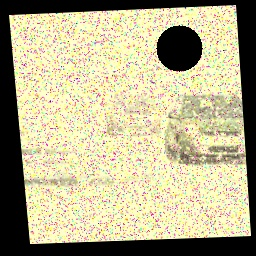
#> input picture driving_images/im025-snow.jpg, 256 x 256 px, found by its file name
$ python debug_patchmatch.py
#> lines starting #> are read from the running program, lines starting #| are printed output that depends on the picture; after the words box and inside, x2 and y2 are one past the last pixel; in counts of white or black regions, pixels touching at a corner belong together
#> further down, image is the input picture: shape (256, 256, 3); mean B, G, R 140.6, 174.8, 180.7
### patchmatch_inpainting.py
"""
Implementation of inpainting using OpenCV with PatchMatch options.
"""

import os
import os.path as osp
import sys
import cv2
import numpy as np
import subprocess
from typing import Optional, Tuple, Union

# Check if we can compile and use PyPatchMatch
PATCHMATCH_AVAILABLE = False
try:
    # Try to import the patch_match module
    sys.path.append(os.path.join(os.path.dirname(__file__), "PyPatchMatch"))
    import patch_match

    PATCHMATCH_AVAILABLE = True
    print("Successfully loaded PyPatchMatch for inpainting.")
except ImportError as e:
    print(f"Could not import PyPatchMatch: {e}")
    print("Using OpenCV inpainting instead of PyPatchMatch.")
except Exception as e:
    print(f"Error loading PyPatchMatch: {e}")
    print("Using OpenCV inpainting instead of PyPatchMatch.")


class Inpainter:
    """Class for inpainting operations using various methods."""

    def __init__(self, use_patchmatch: bool = True, patch_size: int = 5):
        """
        Initialize the inpainter.

        Args:
            use_patchmatch: Whether to use PatchMatch inpainting when available
            patch_size: Size of patches for PatchMatch algorithm
        """
        self.use_patchmatch = use_patchmatch and PATCHMATCH_AVAILABLE
        self.patch_size = patch_size

    def detect_artifacts(
        self,
        image: np.ndarray,
        focus_region: Optional[Tuple[int, int, int, int]] = None,
        manual_mask: bool = False,
        threshold: int = 20,
    ) -> np.ndarray:
        """
        Detect artifacts in the image, focusing on black circles.

        Args:
            image: Input image
            focus_region: Region to focus on (x, y, width, height).
                If None, uses top-right quarter
            manual_mask: If True, create a manual test mask in top-right
            threshold: Brightness threshold for detecting dark regions (0-255)

        Returns:
            Binary mask where white pixels (255) represent artifacts
        """
#> called with manual_mask = False, threshold = 20
        # Make a copy of the image
        img = image.copy()
        h, w = img.shape[:2]
#> h = 256; w = 256

        # Option to create a manual mask for testing purposes
        if manual_mask:
            # Analyze the image to find the actual black circle
            # First convert to grayscale
            gray = cv2.cvtColor(img, cv2.COLOR_BGR2GRAY)

            # Create a binary mask of very dark pixels
            # Binarize dark pixels
            _, binary = cv2.threshold(gray, threshold, 255, cv2.THRESH_BINARY_INV)

            # Find contours of dark regions
            contours, _ = cv2.findContours(
                binary, cv2.RETR_EXTERNAL, cv2.CHAIN_APPROX_SIMPLE
            )

            # Sort contours by area, largest first
            contours = sorted(contours, key=cv2.contourArea, reverse=True)

            # Create the mask
            mask = np.zeros((h, w), dtype=np.uint8)

            # Find the largest contour in the top-right quarter
            # that has reasonable circularity
            for contour in contours:
                # Calculate centroid
                M = cv2.moments(contour)
                if M["m00"] == 0:
                    continue

                cx = int(M["m10"] / M["m00"])
                cy = int(M["m01"] / M["m00"])

                # Check if contour is in top-right quarter
                if cx > w / 2 and cy < h / 2:
                    # Calculate circularity
                    area = cv2.contourArea(contour)
                    perimeter = cv2.arcLength(contour, True)

                    if perimeter == 0:
                        continue

                    circularity = 4 * np.pi * area / (perimeter * perimeter)

                    # If it's reasonably circular and large enough, use i
                    if circularity > 0.4 and area > 100:
                        cv2.drawContours(mask, [contour], -1, 255, -1)
                        # Dilate to ensure full coverage
                        kernel = np.ones((5, 5), np.uint8)
                        mask = cv2.dilate(mask, kernel, iterations=1)
                        return mask

            # If no contour was found, create a small circle in the top-right
            # (This is just a fallback for testing)
            if cv2.countNonZero(mask) == 0:
                center = (w - 50, 50)  # Top-right position
                cv2.circle(mask, center, 20, 255, -1)  # Draw a filled circle

            return mask

        # Default to top-right quarter if no focus region is provided
        if focus_region is None:
            focus_region = (w // 2, 0, w // 2, h // 2)
#> focus_region = (128, 0, 128, 128)

        # Extract the focus region
        x, y, width, height = focus_region
#> x = 128; y = 0; width = 128; height = 128
        focus_img = img[y : y + height, x : x + width]
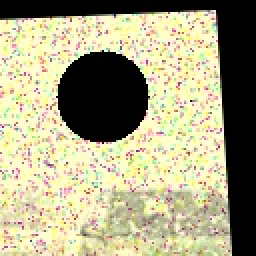
#> focus_img: shape (128, 128, 3) (shown 2 times larger); mean B, G, R 131.7, 164.6, 169.2

        # Convert to grayscale
        gray = cv2.cvtColor(focus_img, cv2.COLOR_BGR2GRAY)
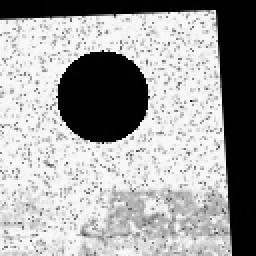
#> gray: shape (128, 128) (shown 2 times larger); min 0, max 252, mean 162.2

        # Apply multiple thresholds to catch different artifact intensities
        masks = []

        # Threshold 1: Very dark regions (black artifacts)
        _, binary1 = cv2.threshold(gray, threshold, 255, cv2.THRESH_BINARY_INV)
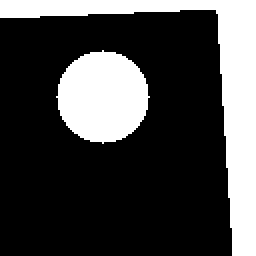
#> binary1: shape (128, 128) (shown 2 times larger); 27.1% white; 2 white regions, box (x1, y1, x2, y2) and area: (0, 0, 128, 128) 2781, (28, 25, 75, 72) 1653
        masks.append(binary1)

        # Threshold 2: Medium dark regions
        # Medium threshold for slightly darker pixels
        t2 = threshold + 10
        _, binary2 = cv2.threshold(gray, t2, 255, cv2.THRESH_BINARY_INV)
#> binary2: shape (128, 128); 27.1% white; 3 white regions (1 under 20 px)
        masks.append(binary2)

        # Combine all masks
        combined_mask = np.zeros_like(gray)
        for mask in masks:
            combined_mask = cv2.bitwise_or(combined_mask, mask)
#> this loop made 2 passes

        # Find contours in the binary image
        contours, _ = cv2.findContours(
            combined_mask, cv2.RETR_EXTERNAL, cv2.CHAIN_APPROX_SIMPLE
        )
#> contours = 3 contours, 1 with area under 20; largest, box (x1, y1, x2, y2) and area: (0, 0, 128, 128) 2536, (28, 25, 75, 72) 1588

        # Create a mask for the artifacts
        mask = np.zeros_like(gray)

        # Filter contours based on area and circularity
        for contour in contours:
            area = cv2.contourArea(contour)
            perimeter = cv2.arcLength(contour, True)

            # Avoid division by zero
            if perimeter == 0:
                continue

            # Calculate circularity: 4*pi*area/perimeter^2
            circularity = 4 * np.pi * area / (perimeter * perimeter)

            # More relaxed criteria to catch more potential artifacts
            if area > 100 and circularity > 0.4:
                cv2.drawContours(mask, [contour], -1, 255, -1)
#> this loop made 3 passes
#> (area, perimeter, circularity) on passes 2 to 3: (1588, 151.2, 0.873), (2536.5, 509.2, 0.123)
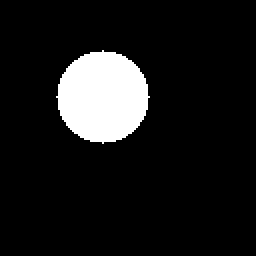
#> mask: shape (128, 128) (shown 2 times larger); 10.1% white; 1 white region, box (x1, y1, x2, y2) and area: (28, 25, 75, 72) 1653

        # Create full-size mask
        full_mask = np.zeros((img.shape[0], img.shape[1]), dtype=np.uint8)
        full_mask[y : y + height, x : x + width] = mask
#> full_mask: shape (256, 256); 2.5% white; 1 white region, box (x1, y1, x2, y2) and area: (156, 25, 203, 72) 1653

        # Dilate the mask to ensure complete coverage of artifacts
        kernel = np.ones((5, 5), np.uint8)
        full_mask = cv2.dilate(full_mask, kernel, iterations=1)
#> full_mask: shape (256, 256); 3.1% white; 1 white region, box (x1, y1, x2, y2) and area: (154, 23, 205, 74) 2045

        return full_mask

    def inpaint_image(
        self,
        image: np.ndarray,
        mask: Optional[np.ndarray] = None,
        auto_detect: bool = True,
    ) -> np.ndarray:
        """
        Inpaint an image to remove artifacts.

        Args:
            image: Input image
            mask: Binary mask where white pixels (255) represent areas to inpaint.
                  If None and auto_detect is True, mask will be generated automatically.
            auto_detect: Whether to automatically detect artifacts if mask is None

        Returns:
            Inpainted image
        """
        # Generate mask if not provided
        if mask is None and auto_detect:
            mask = self.detect_artifacts(image)

        # If no mask is provided and auto_detect is False, return the original image
        if mask is None:
            return image.copy()

        # Ensure mask has proper shape
        if len(mask.shape) == 3 and mask.shape[2] == 3:
            mask = cv2.cvtColor(mask, cv2.COLOR_BGR2GRAY)

        # Check if PatchMatch is available and should be used
        if self.use_patchmatch and PATCHMATCH_AVAILABLE:
            try:
                # Use PatchMatch inpainting
                print("Using PyPatchMatch for inpainting...")
                # Convert OpenCV BGR to RGB for PyPatchMatch
                image_rgb = cv2.cvtColor(image, cv2.COLOR_BGR2RGB)

                # Call the PatchMatch inpainting function
                result_rgb = patch_match.inpaint(
                    image_rgb, mask, patch_size=self.patch_size
                )

                # Convert back to BGR for OpenCV
                result = cv2.cvtColor(result_rgb, cv2.COLOR_RGB2BGR)
                return result
            except Exception as e:
                print(f"PyPatchMatch inpainting failed: {e}")
                print("Falling back to OpenCV inpainting...")

        # If PatchMatch is not available or failed, use OpenCV inpainting methods
        # We'll try multiple inpainting methods and return the best resul

        # Method 1: Telea algorithm - fast but less accurate
        telea_result = cv2.inpaint(image, mask, 3, cv2.INPAINT_TELEA)

        # Method 2: Navier-Stokes algorithm - slower but sometimes better quality
        ns_result = cv2.inpaint(image, mask, 3, cv2.INPAINT_NS)

        # Method 3: Fast Marching Method - another approach
        try:
            # Extended inpainting with larger radius
            fmm_result = cv2.inpaint(image, mask, 5, cv2.INPAINT_TELEA)
        except Exception:
            # If it fails, use telea_result as fallback
            fmm_result = telea_result

        # Choose the result based on variance in the inpainted region
        # Higher variance usually means more natural-looking results

        # Create a mask for evaluating the inpainted region
        dilated_mask = cv2.dilate(
            mask, cv2.getStructuringElement(cv2.MORPH_ELLIPSE, (5, 5))
        )

        # Calculate variance in the inpainted regions
        telea_var = cv2.meanStdDev(telea_result, mask=dilated_mask)[1].mean()
        ns_var = cv2.meanStdDev(ns_result, mask=dilated_mask)[1].mean()
        fmm_var = cv2.meanStdDev(fmm_result, mask=dilated_mask)[1].mean()

        # Choose the result with the highest variance
        if telea_var >= ns_var and telea_var >= fmm_var:
            return telea_result
        elif ns_var >= telea_var and ns_var >= fmm_var:
            return ns_result
        else:
            return fmm_result


# For standalone testing
# [53 lines that do not run on import are left out]

### debug_patchmatch.py
import cv2
import numpy as np
import os
from patchmatch_inpainting import Inpainter, PATCHMATCH_AVAILABLE

# Create a directory for debug images
debug_dir = "debug_patchmatch_output"
os.makedirs(debug_dir, exist_ok=True)

# Choose an image to process - try a different image with more clearly visible artifacts
image_path = "/Users/morgan/Documents/GitHub/COMP2271_IP/driving_images/im025-snow.jpg"
print(f"Processing {image_path}")

# Read the image
image = cv2.imread(image_path)
if image is None:
    print(f"Error: Could not read image at {image_path}")
    exit(1)

# Save original image for comparison
original_path = os.path.join(debug_dir, "1_original.jpg")
cv2.imwrite(original_path, image)
print(f"Original image saved to {original_path}")

# Print PatchMatch availability
print(f"PatchMatch library available: {PATCHMATCH_AVAILABLE}")

# Create inpainter instance
patchmatch_inpainter = Inpainter(use_patchmatch=True, patch_size=5)
opencv_inpainter = Inpainter(use_patchmatch=False)

# Step 1: Automatically detect artifacts
print("\nStep 1: Detecting artifacts...")
mask = patchmatch_inpainter.detect_artifacts(image)

# Save the mask
mask_path = os.path.join(debug_dir, "2_detected_mask.jpg")
cv2.imwrite(mask_path, mask)
print(f"Generated mask saved to {mask_path}")

# Step 2: Visualize mask on the original image
mask_vis = image.copy()
mask_vis[mask > 0] = [0, 0, 255]  # Mark mask in red
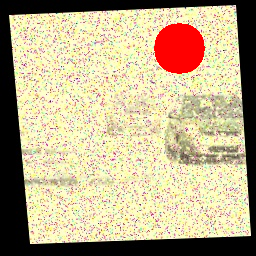
#> mask_vis: shape (256, 256, 3); 3.12% of pixels changed, all inside (x1, y1, x2, y2) = (154, 23, 205, 74)
mask_vis_path = os.path.join(debug_dir, "3_mask_visualization.jpg")
cv2.imwrite(mask_vis_path, mask_vis)
print(f"Mask visualization saved to {mask_vis_path}")

# Step 3: We'll use the automatically detected mask (if it's not empty)
# Check if the detected mask has any non-zero pixels
if np.any(mask > 0):
    print("\nStep 3: Using automatically detected mask for inpainting...")
    inpaint_mask = mask
else:
    # If no mask was detected, force detection with manual_mask=True parameter
    print("\nStep 3: No mask detected automatically, forcing detection...")
    inpaint_mask = patchmatch_inpainter.detect_artifacts(image, manual_mask=True)
    mask_path = os.path.join(debug_dir, "4_forced_mask.jpg")
    cv2.imwrite(mask_path, inpaint_mask)

    # Visualize forced mask
    forced_vis = image.copy()
    forced_vis[inpaint_mask > 0] = [0, 0, 255]
    forced_vis_path = os.path.join(debug_dir, "5_forced_visualization.jpg")
    cv2.imwrite(forced_vis_path, forced_vis)
    print(f"Forced mask visualization saved to {forced_vis_path}")

# Step 4: Inpaint with different methods
print("\nStep 4: Applying different inpainting methods...")

# OpenCV Inpainting - Telea algorithm
opencv_telea = cv2.inpaint(image, inpaint_mask, 3, cv2.INPAINT_TELEA)
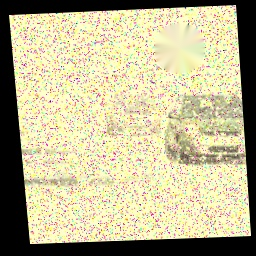
#> opencv_telea: shape (256, 256, 3); mean B, G, R 145.3, 180.8, 186.8
opencv_telea_path = os.path.join(debug_dir, "6_opencv_telea.jpg")
cv2.imwrite(opencv_telea_path, opencv_telea)
print(f"OpenCV Telea inpainting saved to {opencv_telea_path}")

# OpenCV Inpainting - Navier-Stokes algorithm
opencv_ns = cv2.inpaint(image, inpaint_mask, 3, cv2.INPAINT_NS)
opencv_ns_path = os.path.join(debug_dir, "7_opencv_ns.jpg")
cv2.imwrite(opencv_ns_path, opencv_ns)
print(f"OpenCV Navier-Stokes inpainting saved to {opencv_ns_path}")

# OpenCV auto select method
opencv_result = opencv_inpainter.inpaint_image(image, inpaint_mask)
#> in inpaint_image, `dilated_mask = cv2.dilate( mask, cv2.getStructuringElement(cv2.MORPH_E..`:
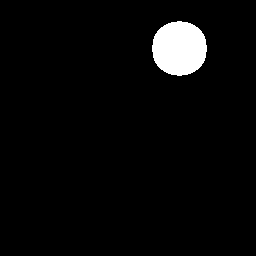
#> dilated_mask: shape (256, 256); 3.6% white; 1 white region, box (x1, y1, x2, y2) and area: (152, 21, 207, 76) 2389
#> in inpaint_image, `telea_var = cv2.meanStdDev(telea_result, mask=dilated_mask)[1].mean()`: telea_var = 13.76
#> in inpaint_image, `ns_var = cv2.meanStdDev(ns_result, mask=dilated_mask)[1].mean()`: ns_var = 14.84
#> in inpaint_image, `fmm_var = cv2.meanStdDev(fmm_result, mask=dilated_mask)[1].mean()`: fmm_var = 12.8
opencv_auto_path = os.path.join(debug_dir, "8_opencv_auto.jpg")
cv2.imwrite(opencv_auto_path, opencv_result)
print(f"OpenCV auto-select inpainting saved to {opencv_auto_path}")

# PatchMatch inpainting (if available)
if PATCHMATCH_AVAILABLE:
    patchmatch_result = patchmatch_inpainter.inpaint_image(image, inpaint_mask)
#> (the run stopped early here; a loop or call above may not have finished)

$ run again, with driving_images/im001-snow.jpg copied over driving_images/im025-snow.jpg
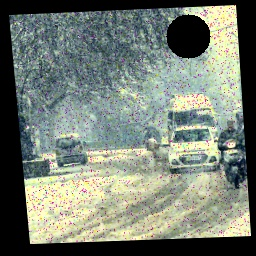
#> input picture driving_images/im001-snow.jpg, 256 x 256 px, found by its file name
#> image is the input picture: shape (256, 256, 3); mean B, G, R 115.6, 126.8, 118.6
#> in detect_artifacts, `_, binary1 = cv2.threshold(gray, threshold, 255, cv2.THRESH_BINARY_INV)`:
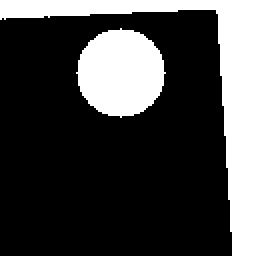
#> binary1: shape (128, 128) (shown 2 times larger); 26.3% white; 2 white regions, box (x1, y1, x2, y2) and area: (0, 0, 128, 128) 2789, (38, 14, 83, 59) 1517
#> binary2: shape (128, 128); 26.4% white; 3 white regions (1 under 20 px)
#> the loop in detect_artifacts, `for mask in masks:` made 2 passes
#> contours = 3 contours, 1 with area under 20; largest, box (x1, y1, x2, y2) and area: (0, 0, 128, 128) 2552, (38, 14, 83, 59) 1454
#> the loop in detect_artifacts, `for contour in contours:` made 3 passes
#> (area, perimeter, circularity) on passes 2 to 3: (1454, 145.5, 0.863), (2552, 509.8, 0.123)
#> mask_vis: shape (256, 256, 3); 2.89% of pixels changed, all inside (x1, y1, x2, y2) = (164, 12, 213, 61)
#> in inpaint_image, `dilated_mask = cv2.dilate( mask, cv2.getStructuringElement(cv2.MORPH_E..`:
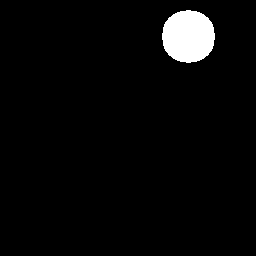
#> dilated_mask: shape (256, 256); 3.4% white; 1 white region, box (x1, y1, x2, y2) and area: (162, 10, 215, 63) 2225
#> telea_var = 42.24
#> ns_var = 42.95
#> fmm_var = 41.45

$ run again, with driving_images/im002-snow.jpg copied over driving_images/im025-snow.jpg
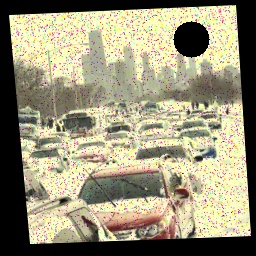
#> input picture driving_images/im002-snow.jpg, 256 x 256 px, found by its file name
#> image is the input picture: shape (256, 256, 3); mean B, G, R 120.4, 146.3, 152.1
#> in detect_artifacts, `_, binary1 = cv2.threshold(gray, threshold, 255, cv2.THRESH_BINARY_INV)`:
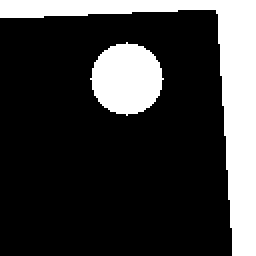
#> binary1: shape (128, 128) (shown 2 times larger); 23.2% white; 2 white regions, box (x1, y1, x2, y2) and area: (0, 0, 128, 128) 2784, (45, 21, 82, 58) 1009
#> binary2: shape (128, 128); 23.2% white; 2 white regions
#> the loop in detect_artifacts, `for mask in masks:` made 2 passes
#> contours = 2 contours; box (x1, y1, x2, y2) and area: (0, 0, 128, 128) 2542, (45, 21, 82, 58) 958
#> the loop in detect_artifacts, `for contour in contours:` made 2 passes
#> (area, perimeter, circularity) on passes 1 to 2: (958, 118.2, 0.861), (2542.5, 508.4, 0.124)
#> mask_vis: shape (256, 256, 3); 2.02% of pixels changed, all inside (x1, y1, x2, y2) = (171, 19, 212, 60)
#> in inpaint_image, `dilated_mask = cv2.dilate( mask, cv2.getStructuringElement(cv2.MORPH_E..`:
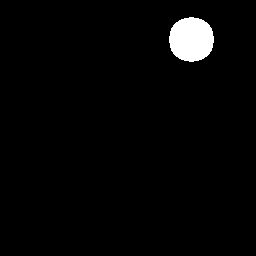
#> dilated_mask: shape (256, 256); 2.4% white; 1 white region, box (x1, y1, x2, y2) and area: (169, 17, 214, 62) 1601
#> telea_var = 18.38
#> ns_var = 19.72
#> fmm_var = 17.14

$ run again, with driving_images/im003-snow.jpg copied over driving_images/im025-snow.jpg
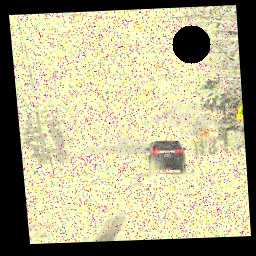
#> input picture driving_images/im003-snow.jpg, 256 x 256 px, found by its file name
#> image is the input picture: shape (256, 256, 3); mean B, G, R 141.2, 175.2, 181
#> binary1: shape (128, 128); 23.9% white; 2 white regions, box (x1, y1, x2, y2) and area: (0, 0, 128, 128) 2783, (44, 25, 83, 64) 1129
#> binary2: shape (128, 128); 23.9% white; 2 white regions
#> the loop in detect_artifacts, `for mask in masks:` made 2 passes
#> contours = 2 contours; box (x1, y1, x2, y2) and area: (0, 0, 128, 128) 2540, (44, 25, 83, 64) 1076
#> the loop in detect_artifacts, `for contour in contours:` made 2 passes
#> (area, perimeter, circularity) on passes 1 to 2: (1076, 123.9, 0.881), (2540.5, 509.2, 0.123)
#> mask_vis: shape (256, 256, 3); 2.22% of pixels changed, all inside (x1, y1, x2, y2) = (170, 23, 213, 66)
#> in inpaint_image, `dilated_mask = cv2.dilate( mask, cv2.getStructuringElement(cv2.MORPH_E..`:
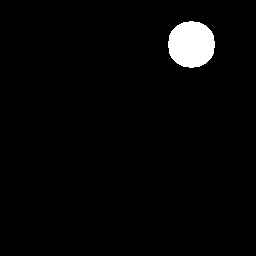
#> dilated_mask: shape (256, 256); 2.7% white; 1 white region, box (x1, y1, x2, y2) and area: (168, 21, 215, 68) 1749
#> telea_var = 13.42
#> ns_var = 13.33
#> fmm_var = 12.55
